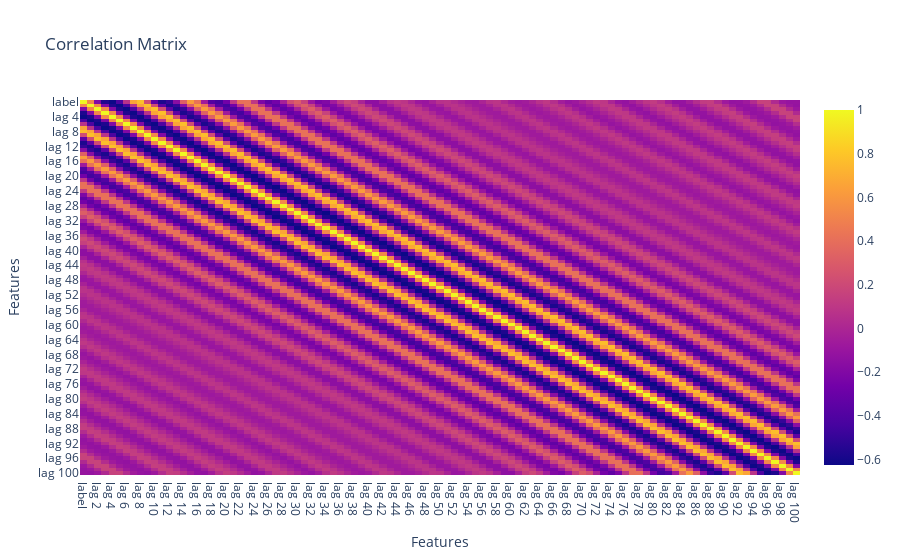

The cell this chart's notebook holds for it:
### Code cell
#plot correlation matrix with plotly imshow
fig = px.imshow(df.corr(), text_auto=True, aspect="auto", title='Correlation Matrix')
fig.update_layout(xaxis_title='Features', yaxis_title='Features')
fig.show()

### Figure 1 — Plotly figure (JSON) as saved in the notebook; plotly's stock layout.template omitted (floating-point values rounded to 4 significant figures; data arrays with more than 128 entries replaced by an {"elided": "..."} marker saying what was removed)
{"data": [{"coloraxis": "coloraxis", "hovertemplate": "x: %{x}<br>y: %{y}<br>color: %{z}<extra></extra>", "name": "0", "texttemplate": "%{z}", "type": "heatmap", "x": ["label", "lag 1", "lag 2", "lag 3", "lag 4", "lag 5", "lag 6", "lag 7", "lag 8", "lag 9", "lag 10", "lag 11", "lag 12", "lag 13", "lag 14", "lag 15", "lag 16", "lag 17", "lag 18", "lag 19", "lag 20", "lag 21", "lag 22", "lag 23", "lag 24", "lag 25", "lag 26", "lag 27", "lag 28", "lag 29", "lag 30", "lag 31", "lag 32", "lag 33", "lag 34", "lag 35", "lag 36", "lag 37", "lag 38", "lag 39", "lag 40", "lag 41", "lag 42", "lag 43", "lag 44", "lag 45", "lag 46", "lag 47", "lag 48", "lag 49", "lag 50", "lag 51", "lag 52", "lag 53", "lag 54", "lag 55", "lag 56", "lag 57", "lag 58", "lag 59", "lag 60", "lag 61", "lag 62", "lag 63", "lag 64", "lag 65", "lag 66", "lag 67", "lag 68", "lag 69", "lag 70", "lag 71", "lag 72", "lag 73", "lag 74", "lag 75", "lag 76", "lag 77", "lag 78", "lag 79", "lag 80", "lag 81", "lag 82", "lag 83", "lag 84", "lag 85", "lag 86", "lag 87", "lag 88", "lag 89", "lag 90", "lag 91", "lag 92", "lag 93", "lag 94", "lag 95", "lag 96", "lag 97", "lag 98", "lag 99", "lag 100"], "xaxis": "x", "y": ["label", "lag 1", "lag 2", "lag 3", "lag 4", "lag 5", "lag 6", "lag 7", "lag 8", "lag 9", "lag 10", "lag 11", "lag 12", "lag 13", "lag 14", "lag 15", "lag 16", "lag 17", "lag 18", "lag 19", "lag 20", "lag 21", "lag 22", "lag 23", "lag 24", "lag 25", "lag 26", "lag 27", "lag 28", "lag 29", "lag 30", "lag 31", "lag 32", "lag 33", "lag 34", "lag 35", "lag 36", "lag 37", "lag 38", "lag 39", "lag 40", "lag 41", "lag 42", "lag 43", "lag 44", "lag 45", "lag 46", "lag 47", "lag 48", "lag 49", "lag 50", "lag 51", "lag 52", "lag 53", "lag 54", "lag 55", "lag 56", "lag 57", "lag 58", "lag 59", "lag 60", "lag 61", "lag 62", "lag 63", "lag 64", "lag 65", "lag 66", "lag 67", "lag 68", "lag 69", "lag 70", "lag 71", "lag 72", "lag 73", "lag 74", "lag 75", "lag 76", "lag 77", "lag 78", "lag 79", "lag 80", "lag 81", "lag 82", "lag 83", "lag 84", "lag 85", "lag 86", "lag 87", "lag 88", "lag 89", "lag 90", "lag 91", "lag 92", "lag 93", "lag 94", "lag 95", "lag 96", "lag 97", "lag 98", "lag 99", "lag 100"], "yaxis": "y", "z": {"elided": "101x101 float values"}}], "layout": {"coloraxis": {"colorscale": [[0, "#0d0887"], [0.1111, "#46039f"], [0.2222, "#7201a8"], [0.3333, "#9c179e"], [0.4444, "#bd3786"], [0.5556, "#d8576b"], [0.6667, "#ed7953"], [0.7778, "#fb9f3a"], [0.8889, "#fdca26"], [1, "#f0f921"]]}, "title": {"text": "Correlation Matrix"}, "xaxis": {"anchor": "y", "domain": [0, 1], "title": {"text": "Features"}}, "yaxis": {"anchor": "x", "autorange": "reversed", "domain": [0, 1], "title": {"text": "Features"}}}}
